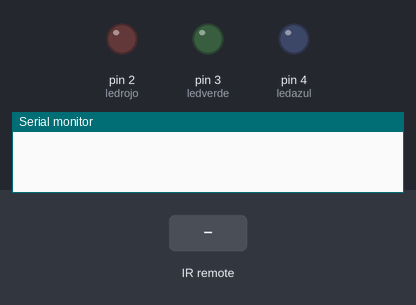
This sketch was run on a simulated Arduino Uno, built with avr-gcc and run on an emulated ATmega328P. On the bench: output pins drawn as LEDs (lit = HIGH), the last lines printed to the serial monitor. The test bench sets the inputs (shaded band).

Above: at 1.2 s.
1.3 s: infrared code 0x64BC2718 received
At 2.3 s:
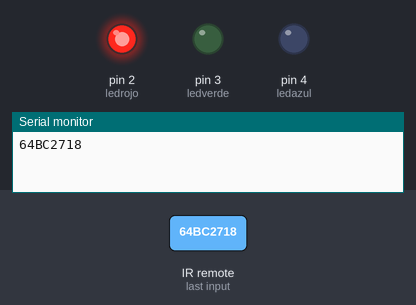
2.8 s: infrared code 0x49B0F626 received
At 3.5 s:
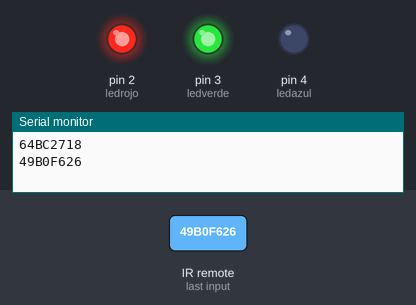
4.3 s: infrared code 0xFFFFFFFF received
At 4.7 s:
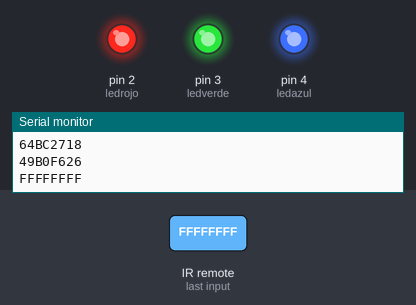
5.8 s: infrared code 0x64BC2718 received
At 7.0 s:
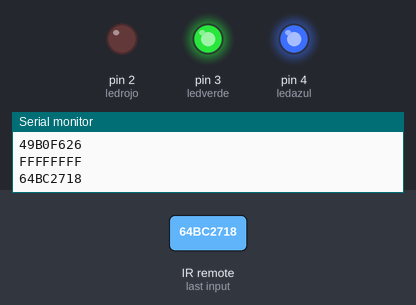
7.3 s: infrared code 0x49B0F626 received
At 8.4 s:
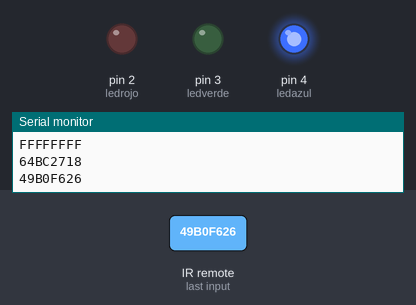
Timing chart, 0 to 9.8 s (numbered marks = the images above; inputs shaded):
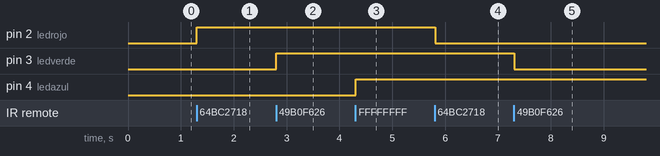

Measured:
- after the input at 1.3 s, pin 2 (ledrojo): LOW → HIGH at once
- after the input at 2.8 s, pin 3 (ledverde): LOW → HIGH at once
- after the input at 4.3 s, pin 4 (ledazul): LOW → HIGH at once
- after the input at 5.8 s, pin 2 (ledrojo): HIGH → LOW at once
- after the input at 7.3 s, pin 3 (ledverde): HIGH → LOW at once

The sketch:

sketch_jul02a.ino
```cpp
#include <IRremote.hpp>
#define boton_1  0x64BC2718
#define boton_2  0x49B0F626
#define boton_3  0xFFFFFFFF


int sensor = 11;
IRrecv irrecv(sensor);
decode_results codigo;

int ledrojo = 2;
int ledverde = 3;
int ledazul = 4;
void setup() {
 Serial. begin(9600);
 irrecv.enableIRIn();
 pinMode(2, OUTPUT);
  pinMode(3, OUTPUT);
   pinMode(4 ,OUTPUT);

}

void loop() {
 if (irrecv.decode(&codigo)){
  Serial.println(codigo.value, HEX);

  if(codigo. value == boton_1)
  digitalWrite(ledrojo, !digitalRead(ledrojo));

  if(codigo. value ==  boton_2)
  digitalWrite(ledverde, !digitalRead(ledverde));

 if (codigo. value ==  boton_3)
  digitalWrite(ledazul, !digitalRead(ledazul));


  irrecv.resume();
 }
delay(100);
}
```
